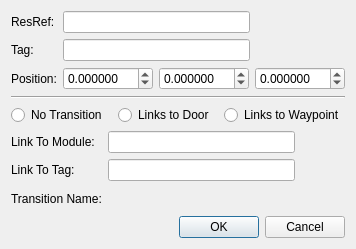
<?xml version="1.0" encoding="UTF-8"?>
<ui version="4.0">
 <class>Dialog</class>
 <widget class="QDialog" name="Dialog">
  <property name="geometry">
   <rect>
    <x>0</x>
    <y>0</y>
    <width>352</width>
    <height>241</height>
   </rect>
  </property>
  <property name="sizePolicy">
   <sizepolicy hsizetype="Fixed" vsizetype="Fixed">
    <horstretch>0</horstretch>
    <verstretch>0</verstretch>
   </sizepolicy>
  </property>
  <property name="windowTitle">
   <string>Edit Trigger</string>
  </property>
  <layout class="QVBoxLayout" name="verticalLayout">
   <item>
    <layout class="QFormLayout" name="formLayout">
     <item row="0" column="0">
      <widget class="QLabel" name="label">
       <property name="text">
        <string>ResRef:</string>
       </property>
      </widget>
     </item>
     <item row="0" column="1">
      <widget class="QLineEdit" name="resrefEdit">
       <property name="maximumSize">
        <size>
         <width>187</width>
         <height>16777215</height>
        </size>
       </property>
       <property name="maxLength">
        <number>16</number>
       </property>
      </widget>
     </item>
     <item row="1" column="0">
      <widget class="QLabel" name="label_8">
       <property name="text">
        <string>Tag:</string>
       </property>
      </widget>
     </item>
     <item row="1" column="1">
      <widget class="QLineEdit" name="tagEdit">
       <property name="maximumSize">
        <size>
         <width>187</width>
         <height>16777215</height>
        </size>
       </property>
      </widget>
     </item>
     <item row="2" column="0">
      <widget class="QLabel" name="label_2">
       <property name="text">
        <string>Position:</string>
       </property>
      </widget>
     </item>
     <item row="2" column="1">
      <layout class="QHBoxLayout" name="horizontalLayout">
       <item>
        <widget class="QDoubleSpinBox" name="xPosSpin">
         <property name="maximumSize">
          <size>
           <width>90</width>
           <height>16777215</height>
          </size>
         </property>
         <property name="decimals">
          <number>6</number>
         </property>
         <property name="minimum">
          <double>-1000000.000000000000000</double>
         </property>
         <property name="maximum">
          <double>1000000.000000000000000</double>
         </property>
        </widget>
       </item>
       <item>
        <widget class="QDoubleSpinBox" name="yPosSpin">
         <property name="maximumSize">
          <size>
           <width>90</width>
           <height>16777215</height>
          </size>
         </property>
         <property name="decimals">
          <number>6</number>
         </property>
         <property name="minimum">
          <double>-1000000.000000000000000</double>
         </property>
         <property name="maximum">
          <double>1000000.000000000000000</double>
         </property>
        </widget>
       </item>
       <item>
        <widget class="QDoubleSpinBox" name="zPosSpin">
         <property name="maximumSize">
          <size>
           <width>90</width>
           <height>16777215</height>
          </size>
         </property>
         <property name="decimals">
          <number>6</number>
         </property>
         <property name="minimum">
          <double>-1000000.000000000000000</double>
         </property>
         <property name="maximum">
          <double>1000000.000000000000000</double>
         </property>
        </widget>
       </item>
      </layout>
     </item>
    </layout>
   </item>
   <item>
    <widget class="Line" name="line">
     <property name="orientation">
      <enum>Qt::Horizontal</enum>
     </property>
    </widget>
   </item>
   <item>
    <layout class="QHBoxLayout" name="horizontalLayout_2">
     <item>
      <widget class="QRadioButton" name="noTransCheck">
       <property name="text">
        <string>No Transition</string>
       </property>
      </widget>
     </item>
     <item>
      <widget class="QRadioButton" name="toDoorCheck">
       <property name="text">
        <string>Links to Door</string>
       </property>
      </widget>
     </item>
     <item>
      <widget class="QRadioButton" name="toWaypointCheck">
       <property name="text">
        <string>Links to Waypoint</string>
       </property>
      </widget>
     </item>
    </layout>
   </item>
   <item>
    <layout class="QFormLayout" name="formLayout_2">
     <item row="0" column="0">
      <widget class="QLabel" name="label_5">
       <property name="text">
        <string>Link To Module:</string>
       </property>
      </widget>
     </item>
     <item row="0" column="1">
      <widget class="QLineEdit" name="linkToModuleEdit">
       <property name="maximumSize">
        <size>
         <width>187</width>
         <height>16777215</height>
        </size>
       </property>
       <property name="maxLength">
        <number>16</number>
       </property>
      </widget>
     </item>
     <item row="1" column="0">
      <widget class="QLabel" name="label_6">
       <property name="text">
        <string>Link To Tag:</string>
       </property>
      </widget>
     </item>
     <item row="1" column="1">
      <widget class="QLineEdit" name="linkToTagEdit">
       <property name="maximumSize">
        <size>
         <width>187</width>
         <height>16777215</height>
        </size>
       </property>
      </widget>
     </item>
     <item row="2" column="0">
      <widget class="QLabel" name="label_7">
       <property name="text">
        <string>Transition Name:</string>
       </property>
      </widget>
     </item>
     <item row="2" column="1">
      <widget class="LocalizedStringLineEdit" name="transNameEdit" native="true">
       <property name="minimumSize">
        <size>
         <width>0</width>
         <height>23</height>
        </size>
       </property>
       <property name="maximumSize">
        <size>
         <width>219</width>
         <height>16777215</height>
        </size>
       </property>
      </widget>
     </item>
    </layout>
   </item>
   <item>
    <widget class="QDialogButtonBox" name="buttonBox">
     <property name="orientation">
      <enum>Qt::Horizontal</enum>
     </property>
     <property name="standardButtons">
      <set>QDialogButtonBox::Cancel|QDialogButtonBox::Ok</set>
     </property>
    </widget>
   </item>
  </layout>
 </widget>
 <customwidgets>
  <customwidget>
   <class>LocalizedStringLineEdit</class>
   <extends>QWidget</extends>
   <header location="global">toolset.gui.widgets.locstring_edit</header>
   <container>1</container>
  </customwidget>
 </customwidgets>
 <resources/>
 <connections>
  <connection>
   <sender>buttonBox</sender>
   <signal>accepted()</signal>
   <receiver>Dialog</receiver>
   <slot>accept()</slot>
   <hints>
    <hint type="sourcelabel">
     <x>248</x>
     <y>254</y>
    </hint>
    <hint type="destinationlabel">
     <x>157</x>
     <y>274</y>
    </hint>
   </hints>
  </connection>
  <connection>
   <sender>buttonBox</sender>
   <signal>rejected()</signal>
   <receiver>Dialog</receiver>
   <slot>reject()</slot>
   <hints>
    <hint type="sourcelabel">
     <x>316</x>
     <y>260</y>
    </hint>
    <hint type="destinationlabel">
     <x>286</x>
     <y>274</y>
    </hint>
   </hints>
  </connection>
 </connections>
</ui>
